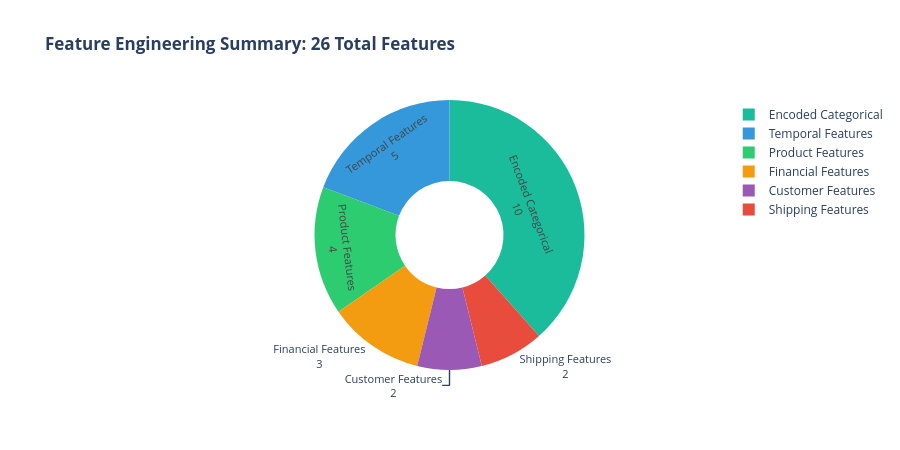

The code cell stored with this chart in its notebook:
### Code cell
# ============================================================
# 📋 FEATURE ENGINEERING CATEGORIES - DETAILED BREAKDOWN
# ============================================================

# Feature categories visualization
feature_categories = {
    'Temporal Features': {
        'features': ['order_day_of_week', 'order_month', 'order_quarter', 'is_weekend'],
        'description': 'Extracted from ORDER date (not shipping date)',
        'count': 5,
        'color': '#3498db'
    },
    'Customer Features': {
        'features': ['customer_order_count', 'customer_lifetime_value'],
        'description': 'Customer behavior patterns',
        'count': 2,
        'color': '#9b59b6'
    },
    'Product Features': {
        'features': ['product_popularity', 'category_popularity', 'order_value', 'discount_rate'],
        'description': 'Item characteristics and pricing',
        'count': 4,
        'color': '#2ecc71'
    },
    'Shipping Features': {
        'features': ['shipping_urgency', 'scheduled_shipping_days'],
        'description': 'Pre-delivery shipping configuration',
        'count': 2,
        'color': '#e74c3c'
    },
    'Financial Features': {
        'features': ['profit_margin_pct', 'sales_per_item', 'is_high_value'],
        'description': 'Order economics and profitability',
        'count': 3,
        'color': '#f39c12'
    },
    'Encoded Categorical': {
        'features': ['type_encoded', 'category_name_encoded', 'customer_segment_encoded',
                     'market_encoded', 'shipping_mode_encoded', 'order_region_encoded'],
        'description': 'Label-encoded categorical variables',
        'count': 10,
        'color': '#1abc9c'
    }
}

# Create visualization
categories = list(feature_categories.keys())
counts = [feature_categories[c]['count'] for c in categories]
colors = [feature_categories[c]['color'] for c in categories]

fig = go.Figure(data=[go.Pie(
    labels=categories,
    values=counts,
    hole=0.4,
    marker_colors=colors,
    textinfo='value+label',
    textfont_size=11
)])

fig.update_layout(height=450, title_text='<b>Feature Engineering Summary: 26 Total Features</b>')
fig.show()

# Print detailed breakdown
print(f"\n{'='*70}")
print("FEATURE CATEGORIES DETAIL")
print(f"{'='*70}")
total = 0
for cat, info in feature_categories.items():
    print(f"\n📌 {cat} ({info['count']} features)")
    print(f"   Description: {info['description']}")
    print(f"   Features: {', '.join(info['features'][:3])}..." if len(info['features']) > 3 else f"   Features: {', '.join(info['features'])}")
    total += info['count']
print(f"\n{'='*70}")
print(f"TOTAL FEATURES: {total}")
print(f"{'='*70}")

### Figure 1 — Plotly figure (JSON) as saved in the notebook; plotly's stock layout.template omitted (floating-point values rounded to 4 significant figures)
{"data": [{"hole": 0.4, "labels": ["Temporal Features", "Customer Features", "Product Features", "Shipping Features", "Financial Features", "Encoded Categorical"], "marker": {"colors": ["#3498db", "#9b59b6", "#2ecc71", "#e74c3c", "#f39c12", "#1abc9c"]}, "textfont": {"size": 11}, "textinfo": "value+label", "type": "pie", "values": [5, 2, 4, 2, 3, 10]}], "layout": {"height": 450, "title": {"text": "<b>Feature Engineering Summary: 26 Total Features</b>"}}}
